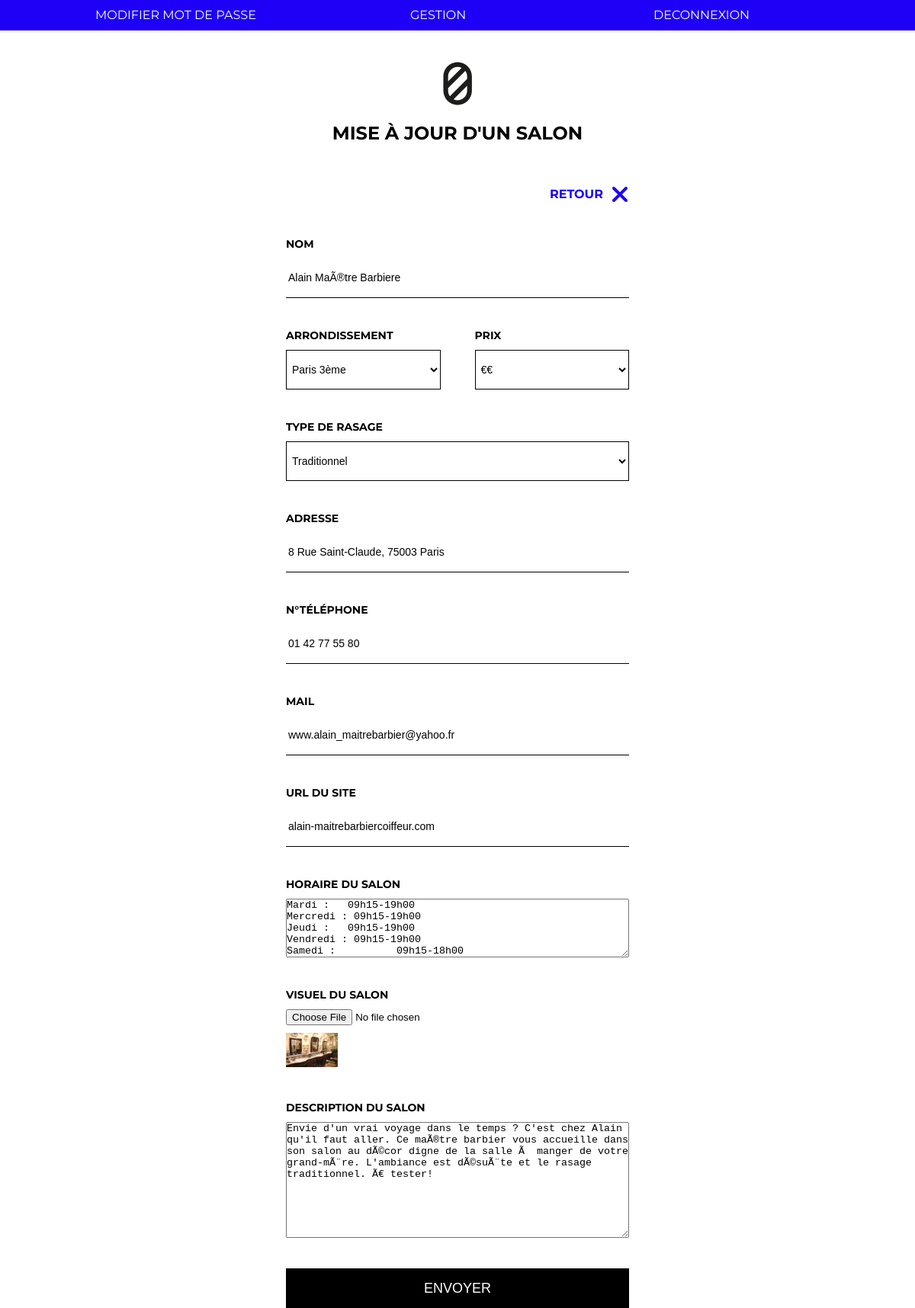
Screenshot of /backOffice/update2.php?id=31 (signed in) with the database file from the repository.
### tables this page shows
CREATE TABLE `barbier` (
  `id` smallint(3) UNSIGNED NOT NULL,
  `nom` varchar(255) NOT NULL,
  `arrondissement` tinyint(3) NOT NULL,
  `adresse` varchar(255) NOT NULL,
  `prix` tinyint(3) NOT NULL,
  `rasage` varchar(20) NOT NULL,
  `telephone` varchar(20) NOT NULL,
  `site_web` varchar(255) NOT NULL,
  `url_img` varchar(255) NOT NULL,
  `name_img` varchar(255) NOT NULL,
  `horraire` text NOT NULL,
  `mail` varchar(255) NOT NULL,
  `description` text NOT NULL,
  `lat_long` point NOT NULL
);

### backOffice/inc/function.php (called while the page is built, shortened)
<?php
function bdd_select($query, $params){
    require 'bdd.php';
    if($params){
        $req = $bdd->prepare($query);
        $req->execute($params);
    }else{
        $req = $bdd->query($query);
    }
    $data = $req->fetchAll();
    return $data;
}
function read_for_updt($id){
    $salon = bdd_select("SELECT * FROM barbier WHERE id = ?", [$id]);
    if(!empty($salon)){
        return $salon;
    }else{
        return [];
    }
}

### backOffice/update2.php (the view, shortened to what this page needs)
<?php
require 'inc/bdd.php';
require_once ('inc/function.php');
include("inc/head.php");
    $salonInfo = read_for_updt($_GET['id']);
?>
<div class="wrapper">
    <img src="../asset/img/logo/logoSimple.svg" alt="logo" class="logo">
    <h2 class="titre">MISE À JOUR D'UN SALON</h2>
    <a href="compte.php" class="close">RETOUR<i class="fa fa-times fa-2x" aria-hidden="true"></i></a>
    <form action="update2.php?id=<?= $_GET['id'];?>" method="post" class="addInfo" enctype="multipart/form-data">
        <label for="name" class="labelTxt">NOM</label>
        <input type="text" name="name" class="input" placeholder="Barber fever" value="<?php if(isset($name)) echo $name; else echo $salonInfo[0]['nom'];?>">
        <div class="selectSide">
            <div>
                <label for="arr" class="labelTxt">ARRONDISSEMENT</label>
                <select name="arr" class="select">
                   <?php for($k =1; $k<=20; $k++ ){ ?>
                        <option value="<?= $k ?>" <?php if((int)$salonInfo[0]['arrondissement'] == $k) echo "selected"; ?>>
                            <?php
                                if($k>1){
                                    $paris = "Paris " .$k . "ème";
                                }else{
                                    $paris = "Paris " . $k . "er";
                                }
                                echo $paris;
                            ?>
                        </option>
                    <?php }?>
                </select>
            </div>
            <div>
                <label for="prix" class="labelTxt">PRIX</label>
                <select name="prix" class="select">
                   <?php for($j =1; $j<=3; $j++ ){ ?>
                        <option value="<?= $j ?>"  <?php if((int)$salonInfo[0]['prix'] == $j) echo "selected"; ?> >
                            <?php for($i = 0; $i<$j; $i++){
                                    echo '€';
                            }?>
                        </option>
                    <?php }?>
                </select>
            </div>
        </div>
        <label for="rasage" class="labelTxt">TYPE DE RASAGE</label>
        <select name="rasage" class="select">
            <option value="traditionnel" <?php if($salonInfo[0]['rasage'] == "traditionnel") echo "selected"; ?>>Traditionnel</option>
        </select>
        <label for="adresse" class="labelTxt">ADRESSE</label>
        <input type="text" name="adresse" class="input" placeholder="12 rue des barbiers, 75011 Paris" value="<?php if(isset($adresse)) echo $adresse; else echo $salonInfo[0]['adresse']; ?>">
        <label for="tel" class="labelTxt">N°TÉLÉPHONE</label>
        <input type="text" name="tel" class="input" placeholder="01 23 45 67 89" value="<?php if(isset($tel)) echo $tel; else echo $salonInfo[0]['telephone']; ?>">
        <label for="mail" class="labelTxt">MAIL</label>
        <input type="email" name="mail" class="input" placeholder="exemple@mail.com" value="<?php if(isset($mail)) echo $mail; else echo $salonInfo[0]['mail']; ?>">
        <label for="site" class="labelTxt">URL DU SITE</label>
        <input type="text" name="site" class="input" placeholder="www.monsite.com" value="<?php if(isset($site)) echo $site; else echo $salonInfo[0]['site_web']; ?>">
        <label for="horaire" class="labelTxt">HORAIRE DU SALON</label>
        <textarea name="horaire" cols="30" rows="5" placeholder="Lundi : 9h-14h"><?php if(isset($horaire)) echo $horaire; else echo $salonInfo[0]['horraire'];?></textarea>
        <label for="imgSalon" class="labelTxt">VISUEL DU SALON</label>
        <div class="bloc_img">
            <input type="file" name="imgSalon">
            <div class="img_form">
                <img src="<?= $salonInfo[0]['url_img']?>" alt="<?= $salonInfo[0]['name_img'] ?>">
            </div>
        </div>
        <label for="description" class="labelTxt">DESCRIPTION DU SALON</label>
        <textarea name="description" placeholder="description du salon" cols="30" rows="10"><?php if(isset($description)) echo $description; else echo $salonInfo[0]['description'];?></textarea>
        <input type="submit" class="submit" value="ENVOYER" name="submit">
    </form>
    </div>
</body>
</html>

### style/css/main.css (style rules this page uses)
* { margin: 0; padding: 0; box-sizing: border-box; }
html, body { height: 100%; }
body { font-family: "Montserrat", sans-serif; font-size: 16px; }
a { text-decoration: none; }
.logo { padding-bottom: 20px; width: 40px; margin: auto; }
.wrapper { display: -webkit-box; display: -webkit-flex; display: -ms-flexbox; display: flex; -webkit-box-orient: vertical; -webkit-box-direction: normal; -webkit-flex-direction: column; -ms-flex-direction: column; flex-direction: column; -webkit-box-pack: center; -webkit-justify-content: center; -ms-flex-pack: center; justify-content: center; max-width: 450px; margin: 40px auto; }
.wrapper .addInfo { display: -webkit-box; display: -webkit-flex; display: -ms-flexbox; display: flex; -webkit-box-orient: vertical; -webkit-box-direction: normal; -webkit-flex-direction: column; -ms-flex-direction: column; flex-direction: column; }
.wrapper .addInfo .labelTxt { margin-top: 40px; margin-bottom: 10px; }
.titre { text-align: center; margin-bottom: 50px; }
.labelTxt { font-size: 14px; font-weight: bold; }
.input, .select { height: 52px; border: none; border-bottom: 1px solid black; background-color: transparent; padding: 3px; font-size: 14px; }
input[type="submit"], .add { border: none; background-color: black; height: 52px; cursor: url(../../asset/img/icon/peace.png), auto; color: white; font-size: 18px; margin-top: 40px; text-align: center; line-height: 52px; }
.selectSide { display: -webkit-box; display: -webkit-flex; display: -ms-flexbox; display: flex; -webkit-box-orient: horizontal; -webkit-box-direction: normal; -webkit-flex-direction: row; -ms-flex-direction: row; flex-direction: row; width: 100%; -webkit-box-pack: justify; -webkit-justify-content: space-between; -ms-flex-pack: justify; justify-content: space-between; }
.selectSide div { display: -webkit-box; display: -webkit-flex; display: -ms-flexbox; display: flex; -webkit-box-orient: vertical; -webkit-box-direction: normal; -webkit-flex-direction: column; -ms-flex-direction: column; flex-direction: column; width: 45%; }
.select { border: 1px solid black; }
.close { color: #1E00F7; -webkit-align-self: flex-end; -ms-flex-item-align: end; align-self: flex-end; display: -webkit-box; display: -webkit-flex; display: -ms-flexbox; display: flex; -webkit-box-orient: horizontal; -webkit-box-direction: normal; -webkit-flex-direction: row; -ms-flex-direction: row; flex-direction: row; -webkit-box-align: center; -webkit-align-items: center; -ms-flex-align: center; align-items: center; font-weight: bold; cursor: pointer; }
.close .fa-times { margin-left: 10px; }
.bloc_img { display: -webkit-box; display: -webkit-flex; display: -ms-flexbox; display: flex; -webkit-box-orient: vertical; -webkit-box-direction: normal; -webkit-flex-direction: column; -ms-flex-direction: column; flex-direction: column; -webkit-box-pack: justify; -webkit-justify-content: space-between; -ms-flex-pack: justify; justify-content: space-between; }
.bloc_img .img_form { width: 50%; margin-top: 10px; }
.bloc_img .img_form img { width: 30%; height: 30%; }

### rows the page displays
barbier: name "Alain MaÃ®tre Barbiere", arr "Paris 3ème", prix "€€", rasage "Traditionnel", adresse "8 Rue Saint-Claude, 75003 Paris", tel "01 42 77 55 80", mail "www.alain_maitrebarbier@yahoo.fr", site "alain-maitrebarbiercoiffeur.com", horaire "Mardi : 09h15-19h00 Mercredi : 09h15-19h00 Jeudi : 09h15-19h00 Vendredi : 09h15-19h00 Samedi : 09h15-18h00", url_img (picture), description "Envie d'un vrai voyage dans le temps ? C'est chez Alain qu'il faut aller. Ce maÃ®tre barbier vous accueille dans son salon au dÃ©cor digne de la salle Ã manger de votre grand-mÃ¨re. L'ambiance est dÃ©suÃ¨te et le rasage traditionnel. Ã€ tester!"
